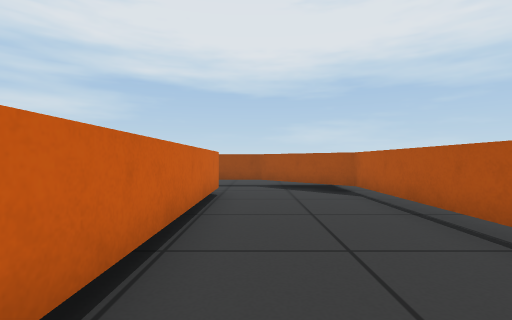
View 1 (above)

15 first-person views from a walk through a world built for the Gazebo simulator. The camera is 0.49 m above the floor, looks level and sees 85° across. The floor is counted in squares, 0.5 m on a side. Each view is taken from the middle of a square. On the plan, view 1 faces up. The plan holds only what a view shows up to about 11 squares ahead; the rest is blank. The place goes on beyond the plan.

View 2
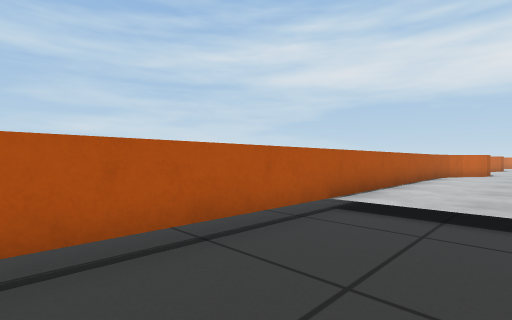

View 3
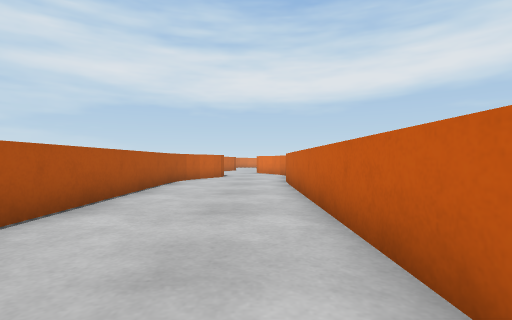

View 4
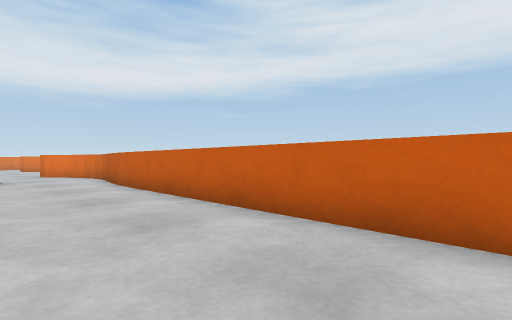

View 5
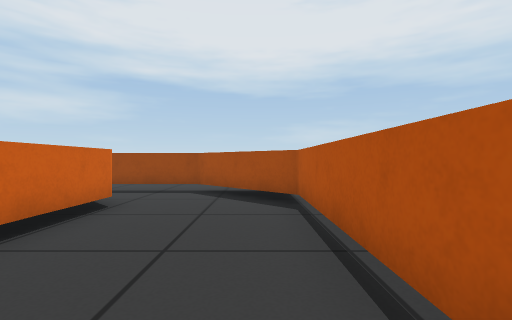

View 6
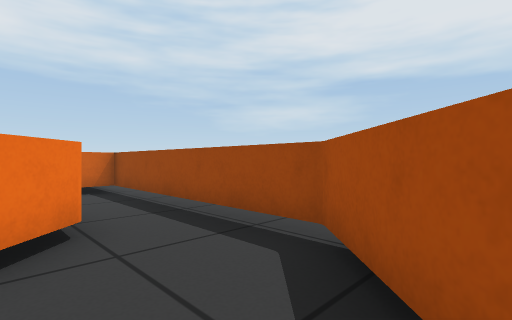

View 7
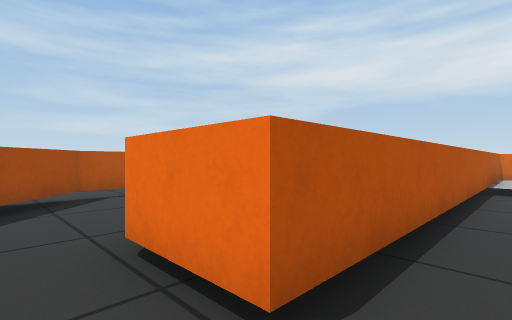

View 8
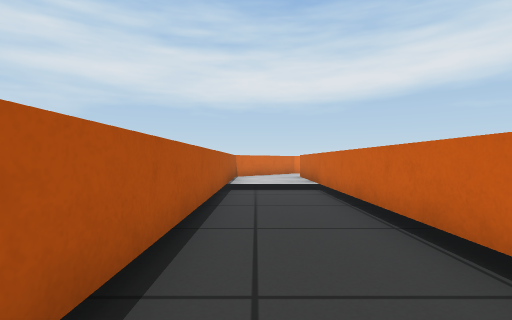

View 9
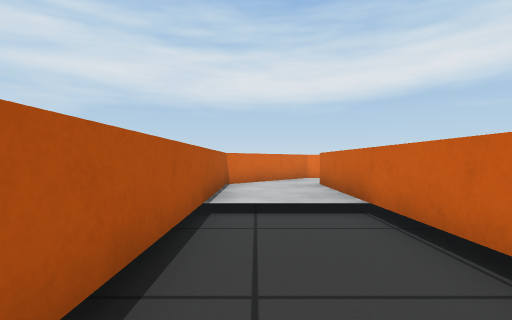

View 10
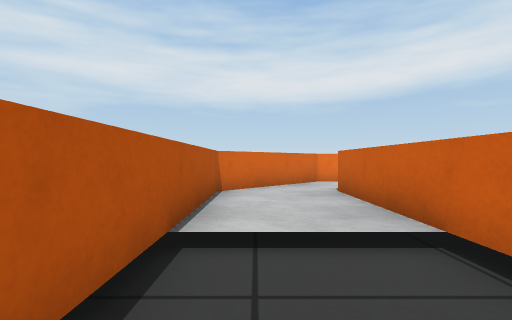

View 11
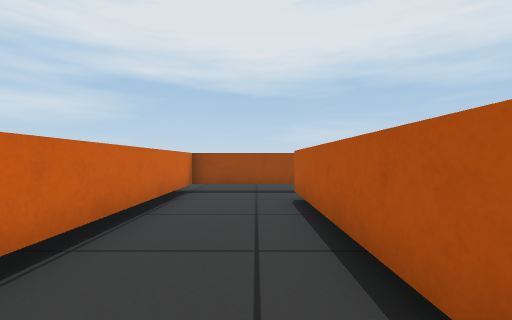

View 12
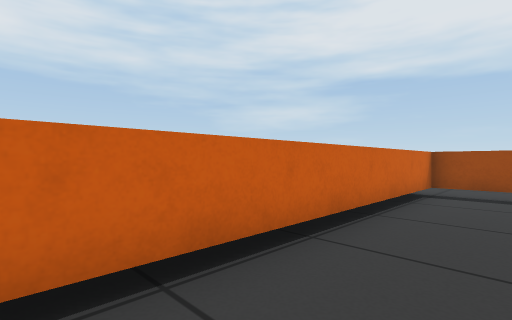

View 13
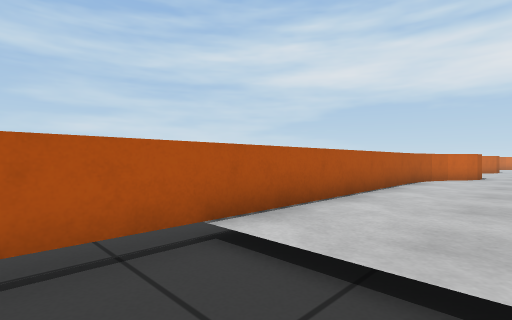

View 14
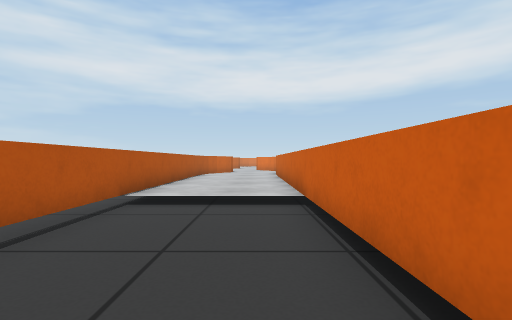

View 15
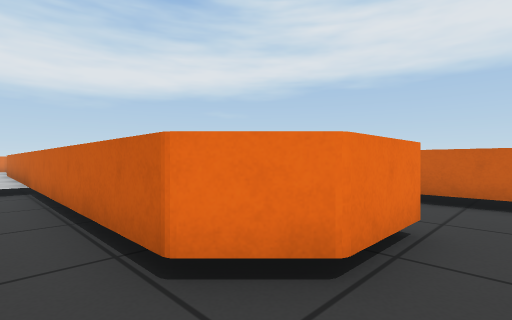

### Floor plan
Key: @ floor where view 1 was taken; # wall or solid block; . main floor; : floor 0.1 m higher than the main floor; / step, stairs or slope.
Columns run from 8 left of view 1 to 3 right of it. Each row starts with its distance up from view 1.
 11  #########
 10  #.......##
  9  #..###...##
  8  #..####...#
  7  #..#  #...#
  6  #..#  #...#
  5  #..#  #...#
  4  #..#  #...#
  3  #..#  #...#
  2  #..#  #...#
  1  #..#  #...#
  0  #//#  #@//#
 -1  #::#  #:::#
 -2  #::#  #:::#
 -3  #::#  #:::#
 -4  #::#  #:::#
 -5  ::##  #:::#
 -6  :##   #:::#
 -7 ###    #:::#
 -8        #:::#
 -9        #:::#
-10        #::##
-11        #::#
-12       ##::#
-13         ::

Positions as (right, up) in squares from view 1, and headings:
1: (0, 0), facing up
2: (0, 5), facing down-right
3: (0, 1), facing down
4: (2, 0), facing down-left
5: (2, 2), facing up
6: (2, 8), facing up-left
7: (-5, 10), facing down-right
8: (-5, 9), facing down
9: (-5, 5), facing down
10: (-5, 3), facing down
11: (-5, 2), facing up
12: (-5, 2), facing up-left
13: (0, 2), facing down-right
14: (0, 6), facing down
15: (0, 10), facing down-left
